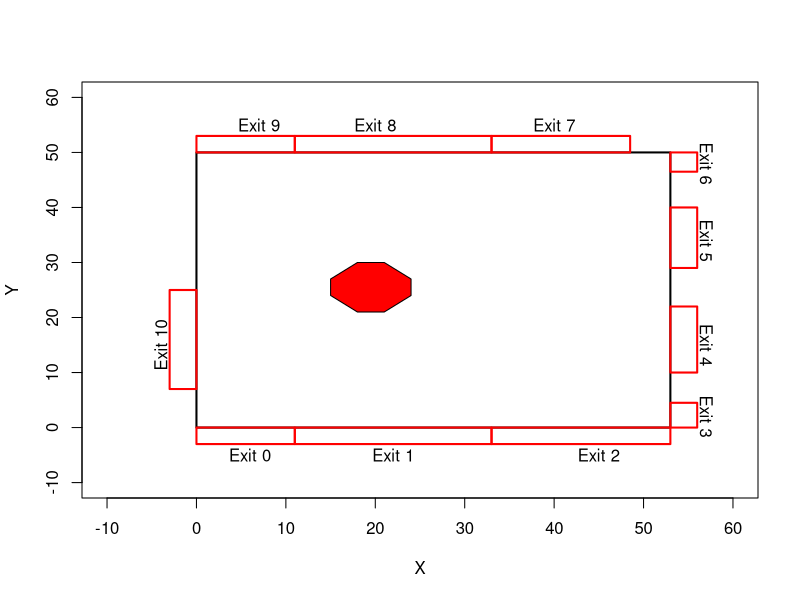

Recreate this plot in R.
# AIM: draw GCS environment
# concourse parameters: width(x) = 53, height(y) = 50;

plot(-10:60, -10:60, col = "white", xlab = "X", ylab = "Y") # draw an empty plot
polygon(x = c(0, 0, 53, 53),
        y = c(0, 50, 50,0),
        border = "black",
        lwd = 2) # draw walls of a GCS
polygon(x= c(0, -3, -3, 0),
        y = c(7, 7, 25, 25),
        border = "red",
        lwd = 2) # exit 10
polygon(x = c(0, 0, 11, 11),
        y = c(50, 53, 53, 50),
        border = "red",
        lwd = 2) # exit 9
polygon(x = c(11, 11, 33, 33),
        y = c(50, 53, 53, 50),
        border = "red",
        lwd = 2) # exit 8
polygon(x = c(33, 33, 48.5, 48.5),
        y = c(50, 53, 53, 50),
        border = "red",
        lwd = 2) # exit 7
polygon(x = c(53, 56, 56, 53),
        y = c(50, 50, 46.5, 46.5),
        border = "red",
        lwd = 2) # exit 6
polygon(x = c(53, 56, 56, 53),
        y = c(40, 40, 29, 29),
        border = "red",
        lwd = 2) # exit 5
polygon(x = c(53, 56, 56, 53),
        y = c(22, 22, 10, 10),
        border = "red",
        lwd = 2) # exit 4
polygon(x = c(53, 56, 56, 53),
        y = c(4.5, 4.5, 0, 0),
        border = "red",
        lwd = 2) # exit 3
polygon(x = c(53, 53, 33, 33),
        y = c(0, -3, -3, 0),
        border = "red",
        lwd = 2) # exit 2
polygon(x = c(33, 33, 11, 11),
        y = c(0, -3, -3, 0),
        border = "red",
        lwd = 2) # exit 1
polygon(x = c(11, 11, 0, 0),
        y = c(0, -3, -3, 0),
        border = "red",
        lwd = 2) # exit 0
polygon(x = c(21, 18, 15, 15, 18, 21, 24, 24, 21),
        y = c(21, 21, 24, 27, 30, 30, 27, 24, 21),
        col = "red") # information booth (an obstacle)
# annotation of a plot
text(x = -4,
     y = 15,
     label = "Exit 10",
     srt = 90)
text(x = 7,
     y = 55,
     label = "Exit 9")
text(x = 20,
     y = 55,
     label = "Exit 8")
text(x = 40,
     y = 55,
     label = "Exit 7")
text(x = 57,
     y = 48,
     label = "Exit 6",
     srt = -90)
text(x = 57,
     y = 34,
     label = "Exit 5",
     srt = -90)
text(x = 57,
     y = 15,
     label = "Exit 4",
     srt = -90)
text(x = 57,
     y = 2,
     label = "Exit 3",
     srt = -90)
text(x = 45,
     y = -5,
     label = "Exit 2")
text(x = 22,
     y = -5,
     label = "Exit 1")
text(x = 6,
     y = -5,
     label = "Exit 0")